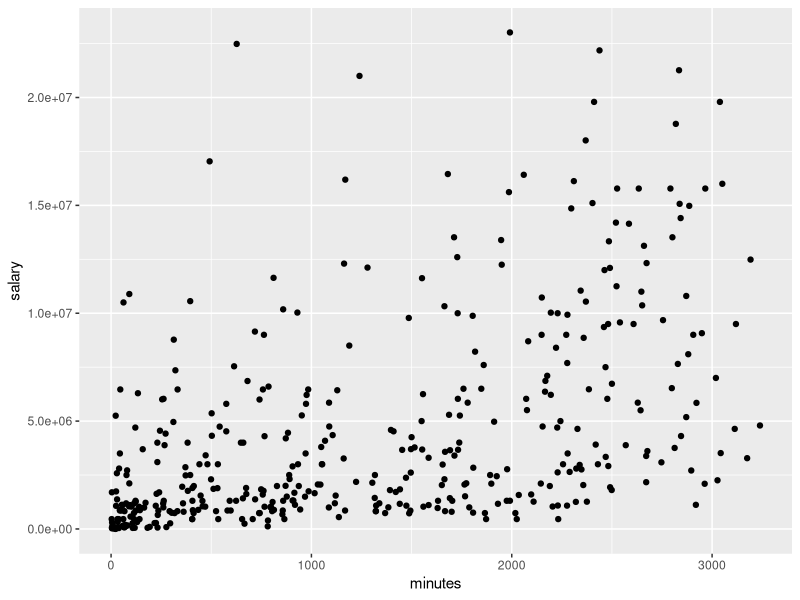
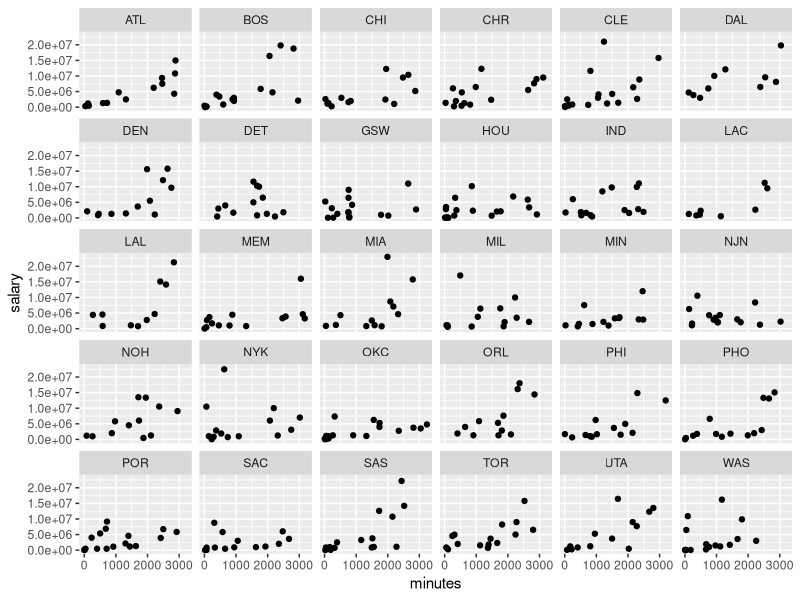
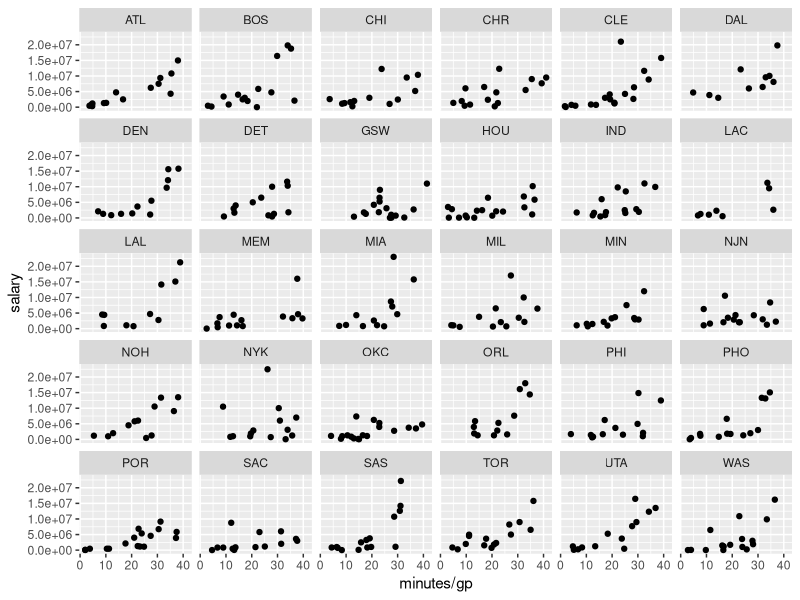
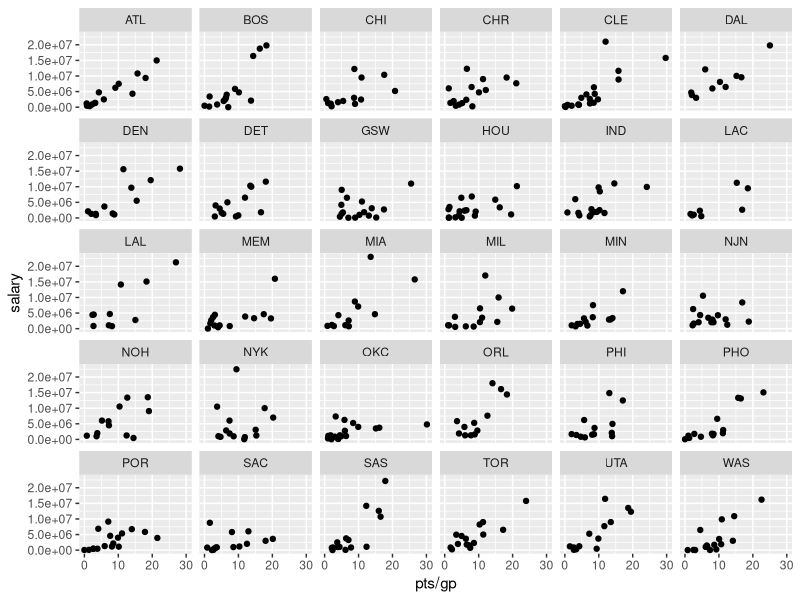
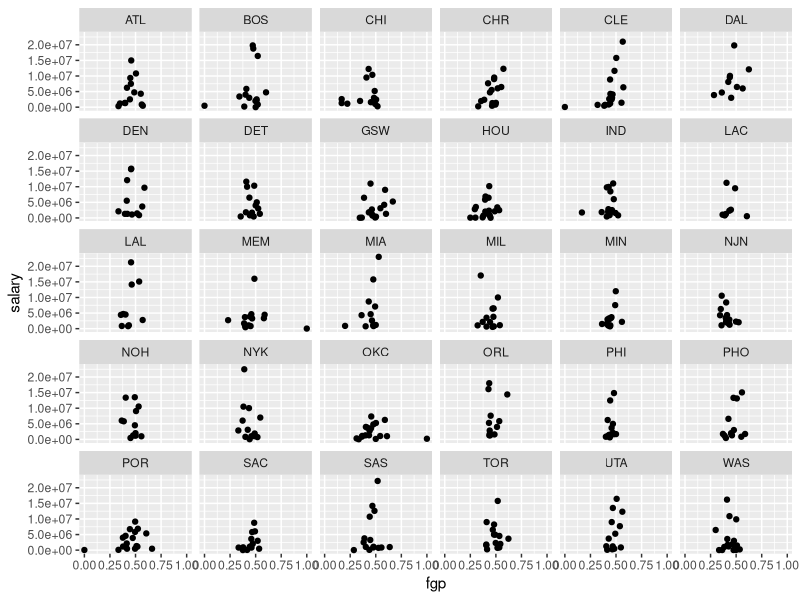
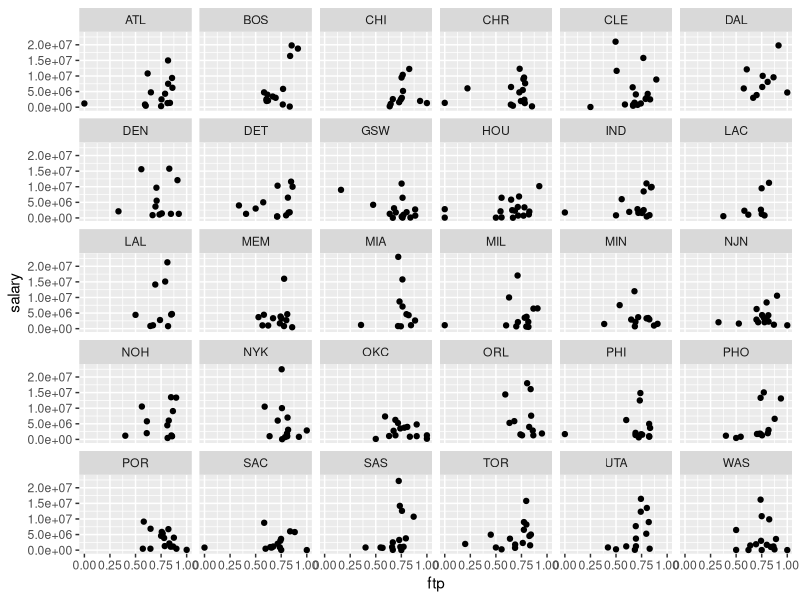
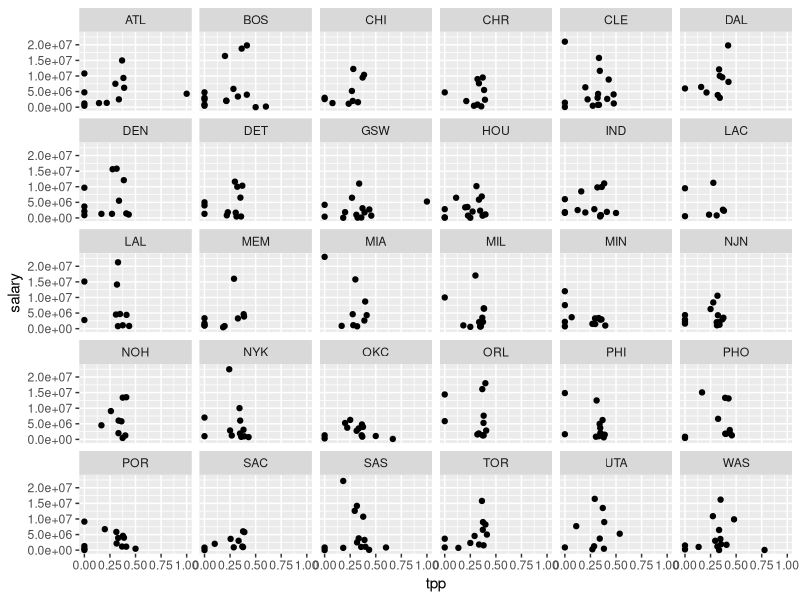
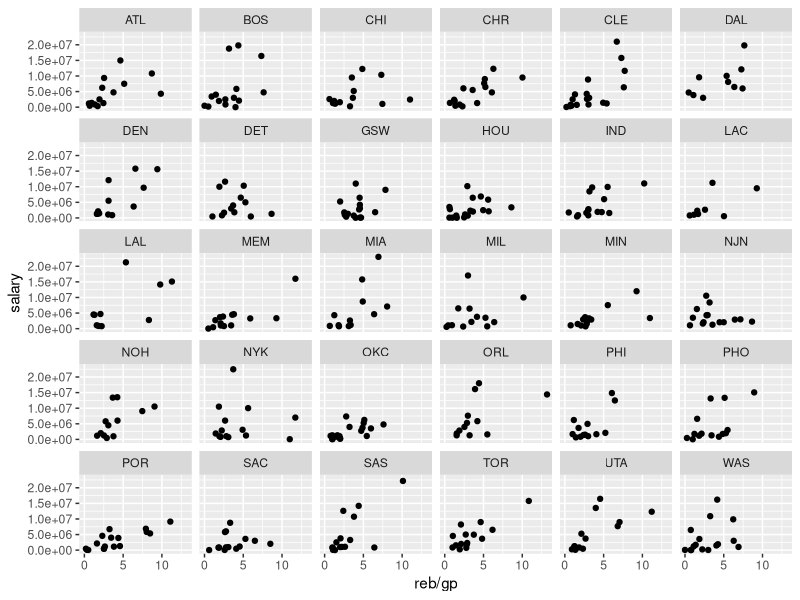

Write the R code that produced these figures, in order.
##Loading file

bb <- read.csv('bb-2009-all-correct.csv', stringsAsFactors = FALSE)


##Package

install.packages("ggplot2")
library(ggplot2)


##Add new variables

bb$fgp <- bb$fgm/bb$fga
bb$ftp <- bb$ftm/bb$fta
bb$tpp <- bb$tpm/bb$tpa


##Plot, Minutes

qplot(minutes,salary,data=bb)

#From this plot we can find that as the minutes goes up, players' salary is also moving up.
#But it looks not that much linerly correlated.
#The first reason can be: "different teams have different level of salary".
#We decide to add team in the plot.

qplot(minutes,salary,data=bb,facets=~team)

#Adding team to the plot makes the plot looks better, but we can still see some points in the middle of x-axe with a high y-axe position which reflecting that there are some players playing less total minutes in a season with a higher salary.
#We guess the reason can be "some players can not finish the whole season's game because of some trouble".
#We decide to use minutes/game so that this problem might be ignored.

qplot(minutes/gp,salary,data=bb,facets=~team)

#Finally the plot is much better.
#Overall we can find that as minutes/game goes up, the players salaty is increasing.
#There are some players still playing less with higher salary and some playing more with low salary.


##Plot, Points

qplot(pts/gp,salary,data=bb,facets=~team)

#Following the experience, we make the plot of points/game vs salary by teams.
#From the plot, we can see that as the points/game goes up, the players salary in increasing, especially for the top attackers in each team, their salary will be the top of the team.


##Plot, fgp ftp tpp

qplot(fgp,salary,data=bb,facets=~team)
qplot(ftp,salary,data=bb,facets=~team)
qplot(tpp,salary,data=bb,facets=~team)

#By looking at the these plots, we can find that most of the players have the similar percentage of shooting. So, it is really haed to say if there is any certain linear correlations from the plots.


##Plot, reb

qplot(reb/gp,salary,data=bb,facets=~team)

#Thinking about the defence, we choose reb as the variable to see if they are correalted. The plot looks good.
#Although we can see the correaltion that much clear as we have seen from points and minutes, it still makes sense. For most of the teams, the players with top reb/game will get more money comparing with the most of the others.
